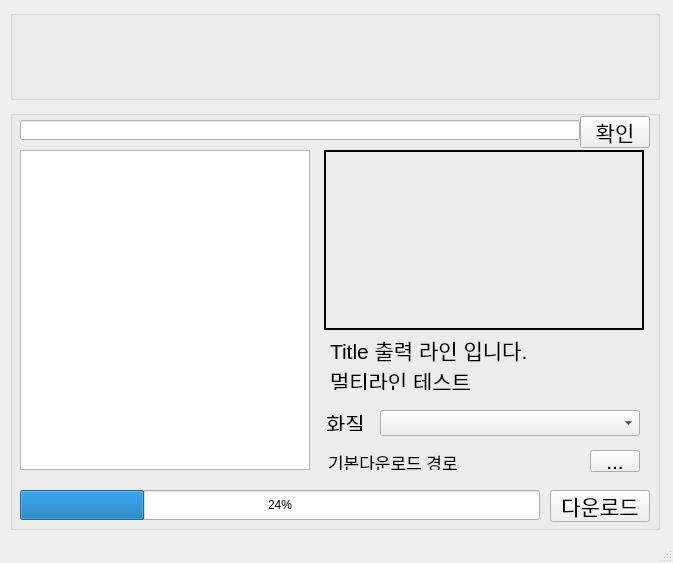
<?xml version="1.0" encoding="UTF-8"?>
<ui version="4.0">
 <class>MainWindow</class>
 <widget class="QMainWindow" name="MainWindow">
  <property name="geometry">
   <rect>
    <x>0</x>
    <y>0</y>
    <width>673</width>
    <height>563</height>
   </rect>
  </property>
  <property name="windowTitle">
   <string>MainWindow</string>
  </property>
  <widget class="QWidget" name="centralwidget">
   <widget class="QGroupBox" name="groupBox">
    <property name="geometry">
     <rect>
      <x>10</x>
      <y>10</y>
      <width>650</width>
      <height>90</height>
     </rect>
    </property>
    <property name="title">
     <string/>
    </property>
    <widget class="QLabel" name="label_4">
     <property name="geometry">
      <rect>
       <x>0</x>
       <y>3</y>
       <width>90</width>
       <height>80</height>
      </rect>
     </property>
     <property name="text">
      <string/>
     </property>
     <property name="pixmap">
      <pixmap>../../../../../.designer/backup/Users/Yoonho/dev/Python/inflearn/Youscrapy/resource/Youscrapy_icon.png</pixmap>
     </property>
     <property name="scaledContents">
      <bool>true</bool>
     </property>
    </widget>
   </widget>
   <widget class="QGroupBox" name="groupBox_2">
    <property name="geometry">
     <rect>
      <x>10</x>
      <y>110</y>
      <width>650</width>
      <height>420</height>
     </rect>
    </property>
    <property name="title">
     <string/>
    </property>
    <widget class="QLineEdit" name="lineEdit">
     <property name="geometry">
      <rect>
       <x>10</x>
       <y>10</y>
       <width>560</width>
       <height>20</height>
      </rect>
     </property>
     <property name="font">
      <font>
       <pointsize>16</pointsize>
      </font>
     </property>
    </widget>
    <widget class="QPushButton" name="pushButton">
     <property name="geometry">
      <rect>
       <x>570</x>
       <y>6</y>
       <width>70</width>
       <height>32</height>
      </rect>
     </property>
     <property name="font">
      <font>
       <pointsize>16</pointsize>
      </font>
     </property>
     <property name="text">
      <string>확인</string>
     </property>
    </widget>
    <widget class="QLabel" name="label">
     <property name="geometry">
      <rect>
       <x>314</x>
       <y>40</y>
       <width>320</width>
       <height>180</height>
      </rect>
     </property>
     <property name="frameShape">
      <enum>QFrame::WinPanel</enum>
     </property>
     <property name="frameShadow">
      <enum>QFrame::Plain</enum>
     </property>
     <property name="lineWidth">
      <number>1</number>
     </property>
     <property name="midLineWidth">
      <number>0</number>
     </property>
     <property name="text">
      <string/>
     </property>
     <property name="pixmap">
      <pixmap>../resource/YouTube.jpg</pixmap>
     </property>
     <property name="scaledContents">
      <bool>true</bool>
     </property>
    </widget>
    <widget class="QLabel" name="label_2">
     <property name="geometry">
      <rect>
       <x>320</x>
       <y>230</y>
       <width>300</width>
       <height>50</height>
      </rect>
     </property>
     <property name="font">
      <font>
       <pointsize>16</pointsize>
      </font>
     </property>
     <property name="text">
      <string>Title 출력 라인 입니다.
멀티라인 테스트</string>
     </property>
     <property name="textFormat">
      <enum>Qt::AutoText</enum>
     </property>
     <property name="scaledContents">
      <bool>false</bool>
     </property>
     <property name="wordWrap">
      <bool>true</bool>
     </property>
     <property name="openExternalLinks">
      <bool>false</bool>
     </property>
    </widget>
    <widget class="QComboBox" name="comboBox">
     <property name="geometry">
      <rect>
       <x>370</x>
       <y>300</y>
       <width>260</width>
       <height>26</height>
      </rect>
     </property>
     <property name="font">
      <font>
       <pointsize>16</pointsize>
      </font>
     </property>
    </widget>
    <widget class="QToolButton" name="toolButton">
     <property name="geometry">
      <rect>
       <x>580</x>
       <y>340</y>
       <width>50</width>
       <height>22</height>
      </rect>
     </property>
     <property name="font">
      <font>
       <pointsize>16</pointsize>
      </font>
     </property>
     <property name="text">
      <string>...</string>
     </property>
    </widget>
    <widget class="QPlainTextEdit" name="plainTextEdit">
     <property name="geometry">
      <rect>
       <x>10</x>
       <y>40</y>
       <width>290</width>
       <height>320</height>
      </rect>
     </property>
    </widget>
    <widget class="QLabel" name="label_3">
     <property name="geometry">
      <rect>
       <x>318</x>
       <y>344</y>
       <width>250</width>
       <height>16</height>
      </rect>
     </property>
     <property name="font">
      <font>
       <pointsize>13</pointsize>
      </font>
     </property>
     <property name="text">
      <string>기본다운로드 경로</string>
     </property>
    </widget>
    <widget class="QProgressBar" name="progressBar">
     <property name="geometry">
      <rect>
       <x>10</x>
       <y>380</y>
       <width>520</width>
       <height>30</height>
      </rect>
     </property>
     <property name="value">
      <number>24</number>
     </property>
    </widget>
    <widget class="QPushButton" name="pushButton_2">
     <property name="geometry">
      <rect>
       <x>540</x>
       <y>380</y>
       <width>100</width>
       <height>32</height>
      </rect>
     </property>
     <property name="font">
      <font>
       <pointsize>16</pointsize>
      </font>
     </property>
     <property name="text">
      <string>다운로드</string>
     </property>
    </widget>
    <widget class="QLabel" name="label_5">
     <property name="geometry">
      <rect>
       <x>316</x>
       <y>305</y>
       <width>60</width>
       <height>16</height>
      </rect>
     </property>
     <property name="font">
      <font>
       <pointsize>16</pointsize>
      </font>
     </property>
     <property name="text">
      <string>화질</string>
     </property>
    </widget>
   </widget>
  </widget>
  <widget class="QStatusBar" name="statusbar"/>
 </widget>
 <resources/>
 <connections/>
</ui>
